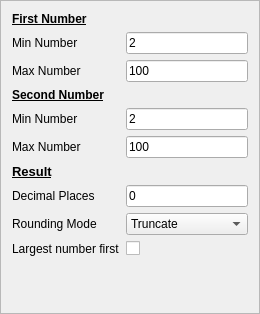
<?xml version="1.0" encoding="UTF-8"?>
<ui version="4.0">
 <class>MultiplicationConfigFrame</class>
 <widget class="QFrame" name="MultiplicationConfigFrame">
  <property name="geometry">
   <rect>
    <x>0</x>
    <y>0</y>
    <width>260</width>
    <height>314</height>
   </rect>
  </property>
  <property name="windowTitle">
   <string notr="true">Frame</string>
  </property>
  <property name="frameShape">
   <enum>QFrame::StyledPanel</enum>
  </property>
  <property name="frameShadow">
   <enum>QFrame::Raised</enum>
  </property>
  <layout class="QHBoxLayout" name="horizontalLayout">
   <item>
    <layout class="QFormLayout" name="formLayout">
     <property name="fieldGrowthPolicy">
      <enum>QFormLayout::AllNonFixedFieldsGrow</enum>
     </property>
     <item row="1" column="0">
      <widget class="QLabel" name="firstNumberLabel">
       <property name="text">
        <string>&lt;!DOCTYPE HTML PUBLIC &quot;-//W3C//DTD HTML 4.0//EN&quot; &quot;http://www.w3.org/TR/REC-html40/strict.dtd&quot;&gt;
&lt;html&gt;&lt;head&gt;&lt;meta name=&quot;qrichtext&quot; content=&quot;1&quot; /&gt;&lt;style type=&quot;text/css&quot;&gt;
p, li { white-space: pre-wrap; }
&lt;/style&gt;&lt;/head&gt;&lt;body style=&quot; font-family:'Sans Serif'; font-size:9pt; font-weight:400; font-style:normal;&quot;&gt;
&lt;p style=&quot; margin-top:0px; margin-bottom:0px; margin-left:0px; margin-right:0px; -qt-block-indent:0; text-indent:0px;&quot;&gt;&lt;span style=&quot; font-weight:600; text-decoration: underline;&quot;&gt;First Number&lt;/span&gt;&lt;/p&gt;&lt;/body&gt;&lt;/html&gt;</string>
       </property>
      </widget>
     </item>
     <item row="2" column="0">
      <widget class="QLabel" name="minNumberLabel">
       <property name="text">
        <string>Min Number</string>
       </property>
      </widget>
     </item>
     <item row="2" column="1">
      <widget class="QLineEdit" name="minNumberLineEdit">
       <property name="minimumSize">
        <size>
         <width>54</width>
         <height>0</height>
        </size>
       </property>
       <property name="toolTip">
        <string>The smallest allowed value for the first number in the multiplication. It must be smaller than (or equal to) the maximum number provided.

This can be negative, and include any number of decimal places. The generated number will have as many digits after the decimal point as the most supplied between the minimum and maximum values.</string>
       </property>
       <property name="inputMethodHints">
        <set>Qt::ImhFormattedNumbersOnly</set>
       </property>
       <property name="text">
        <string notr="true">2</string>
       </property>
      </widget>
     </item>
     <item row="3" column="0">
      <widget class="QLabel" name="maxNumberLabel">
       <property name="text">
        <string>Max Number</string>
       </property>
      </widget>
     </item>
     <item row="3" column="1">
      <widget class="QLineEdit" name="maxNumberLineEdit">
       <property name="minimumSize">
        <size>
         <width>54</width>
         <height>0</height>
        </size>
       </property>
       <property name="toolTip">
        <string>The smallest allowed value for the first number in the multiplication. It must be larger than (or equal to) the minimum number provided.

This can be negative, and include any number of decimal places. The generated number will have as many digits after the decimal point as the most supplied between the minimum and maximum values.</string>
       </property>
       <property name="inputMethodHints">
        <set>Qt::ImhFormattedNumbersOnly</set>
       </property>
       <property name="text">
        <string notr="true">100</string>
       </property>
      </widget>
     </item>
     <item row="4" column="0">
      <widget class="QLabel" name="lastNumberLabel">
       <property name="text">
        <string>&lt;!DOCTYPE HTML PUBLIC &quot;-//W3C//DTD HTML 4.0//EN&quot; &quot;http://www.w3.org/TR/REC-html40/strict.dtd&quot;&gt;
&lt;html&gt;&lt;head&gt;&lt;meta name=&quot;qrichtext&quot; content=&quot;1&quot; /&gt;&lt;style type=&quot;text/css&quot;&gt;
p, li { white-space: pre-wrap; }
&lt;/style&gt;&lt;/head&gt;&lt;body style=&quot; font-family:'Sans Serif'; font-size:9pt; font-weight:400; font-style:normal;&quot;&gt;
&lt;p style=&quot; margin-top:0px; margin-bottom:0px; margin-left:0px; margin-right:0px; -qt-block-indent:0; text-indent:0px;&quot;&gt;&lt;span style=&quot; font-weight:600; text-decoration: underline;&quot;&gt;Second Number&lt;/span&gt;&lt;/p&gt;&lt;/body&gt;&lt;/html&gt;</string>
       </property>
      </widget>
     </item>
     <item row="5" column="0">
      <widget class="QLabel" name="secondMinLabel">
       <property name="text">
        <string>Min Number</string>
       </property>
      </widget>
     </item>
     <item row="5" column="1">
      <widget class="QLineEdit" name="secondMinLineEdit">
       <property name="minimumSize">
        <size>
         <width>54</width>
         <height>0</height>
        </size>
       </property>
       <property name="toolTip">
        <string>The smallest allowed value for the second number in the multiplication. It must be smaller than (or equal to) the maximum number provided.

This can be negative, and include any number of decimal places. The generated number will have as many digits after the decimal point as the most supplied between the minimum and maximum values.</string>
       </property>
       <property name="inputMethodHints">
        <set>Qt::ImhFormattedNumbersOnly</set>
       </property>
       <property name="text">
        <string notr="true">2</string>
       </property>
      </widget>
     </item>
     <item row="6" column="0">
      <widget class="QLabel" name="secondMaxLabel">
       <property name="text">
        <string>Max Number</string>
       </property>
      </widget>
     </item>
     <item row="6" column="1">
      <widget class="QLineEdit" name="secondMaxLineEdit">
       <property name="minimumSize">
        <size>
         <width>54</width>
         <height>0</height>
        </size>
       </property>
       <property name="toolTip">
        <string>The smallest allowed value for the second number in the multiplication. It must be larger than (or equal to) the minimum number provided.

This can be negative, and include any number of decimal places. The generated number will have as many digits after the decimal point as the most supplied between the minimum and maximum values.</string>
       </property>
       <property name="inputMethodHints">
        <set>Qt::ImhFormattedNumbersOnly</set>
       </property>
       <property name="text">
        <string notr="true">100</string>
       </property>
      </widget>
     </item>
     <item row="10" column="0">
      <widget class="QLabel" name="largestNumberFirstLabel">
       <property name="text">
        <string>Largest number first</string>
       </property>
      </widget>
     </item>
     <item row="10" column="1">
      <widget class="QCheckBox" name="largestNumberFirstCheckBox">
       <property name="toolTip">
        <string>If checked, whatever numbers are generated will be presented with the largest number as the first number, and the smallest one as the second number. Otherwise, what ever is generated will be used without modification.</string>
       </property>
      </widget>
     </item>
     <item row="8" column="0">
      <widget class="QLabel" name="decimalPlacesLabel">
       <property name="text">
        <string>Decimal Places</string>
       </property>
      </widget>
     </item>
     <item row="8" column="1">
      <widget class="QLineEdit" name="decimalPlacesLineEdit">
       <property name="toolTip">
        <string>The desired number of digits after the decimal point in the result. If less than that produced by the multiplication, the result will be rounded according to the currently set rounding mode.

Should be 0 or more. The number of digits after the decimal point of the result will be at most the sum of the number of digits after the decimal point of the first and second numbers.</string>
       </property>
       <property name="text">
        <string notr="true">0</string>
       </property>
       <property name="maxLength">
        <number>3</number>
       </property>
      </widget>
     </item>
     <item row="7" column="0">
      <widget class="QLabel" name="resultLabel">
       <property name="text">
        <string>&lt;!DOCTYPE HTML PUBLIC &quot;-//W3C//DTD HTML 4.0//EN&quot; &quot;http://www.w3.org/TR/REC-html40/strict.dtd&quot;&gt;
&lt;html&gt;&lt;head&gt;&lt;meta name=&quot;qrichtext&quot; content=&quot;1&quot; /&gt;&lt;style type=&quot;text/css&quot;&gt;
p, li { white-space: pre-wrap; }
&lt;/style&gt;&lt;/head&gt;&lt;body style=&quot; font-family:'Sans'; font-size:10pt; font-weight:400; font-style:normal;&quot;&gt;
&lt;table style=&quot;-qt-table-type: root; margin-top:4px; margin-bottom:4px; margin-left:4px; margin-right:4px;&quot;&gt;
&lt;tr&gt;
&lt;td style=&quot;border: none;&quot;&gt;
&lt;p style=&quot; margin-top:0px; margin-bottom:0px; margin-left:0px; margin-right:0px; -qt-block-indent:0; text-indent:0px;&quot;&gt;&lt;span style=&quot; font-weight:600; text-decoration: underline;&quot;&gt;Result&lt;/span&gt;&lt;/p&gt;&lt;/td&gt;&lt;/tr&gt;&lt;/table&gt;&lt;/body&gt;&lt;/html&gt;</string>
       </property>
      </widget>
     </item>
     <item row="9" column="0">
      <widget class="QLabel" name="roundingLabel">
       <property name="text">
        <string>Rounding Mode</string>
       </property>
      </widget>
     </item>
     <item row="9" column="1">
      <widget class="QComboBox" name="roundingComboBox">
       <property name="toolTip">
        <string>&lt;!DOCTYPE HTML PUBLIC &quot;-//W3C//DTD HTML 4.0//EN&quot; &quot;http://www.w3.org/TR/REC-html40/strict.dtd&quot;&gt;
&lt;html&gt;&lt;head&gt;&lt;meta name=&quot;qrichtext&quot; content=&quot;1&quot; /&gt;&lt;style type=&quot;text/css&quot;&gt;
p, li { white-space: pre-wrap; }
&lt;/style&gt;&lt;/head&gt;&lt;body style=&quot; font-family:'Sans'; font-size:10pt; font-weight:400; font-style:normal;&quot;&gt;
&lt;p style=&quot; margin-top:0px; margin-bottom:0px; margin-left:0px; margin-right:0px; -qt-block-indent:0; text-indent:0px;&quot;&gt;Method to use when rounding the result to a certain number of digits after the decimal point.&lt;/p&gt;
&lt;p style=&quot;-qt-paragraph-type:empty; margin-top:0px; margin-bottom:0px; margin-left:0px; margin-right:0px; -qt-block-indent:0; text-indent:0px;&quot;&gt;&lt;/p&gt;
&lt;p style=&quot; margin-top:0px; margin-bottom:0px; margin-left:0px; margin-right:0px; -qt-block-indent:0; text-indent:0px;&quot;&gt;&lt;span style=&quot; font-weight:600;&quot;&gt;Truncate&lt;/span&gt;: Simply chops off extra digits.&lt;/p&gt;
&lt;p style=&quot;-qt-paragraph-type:empty; margin-top:0px; margin-bottom:0px; margin-left:0px; margin-right:0px; -qt-block-indent:0; text-indent:0px;&quot;&gt;&lt;/p&gt;
&lt;p style=&quot; margin-top:0px; margin-bottom:0px; margin-left:0px; margin-right:0px; -qt-block-indent:0; text-indent:0px;&quot;&gt;&lt;span style=&quot; font-weight:600;&quot;&gt;Round&lt;/span&gt;: Rounds the number in the standard way before truncating.&lt;/p&gt;&lt;/body&gt;&lt;/html&gt;</string>
       </property>
       <item>
        <property name="text">
         <string>Truncate</string>
        </property>
       </item>
       <item>
        <property name="text">
         <string>Round</string>
        </property>
       </item>
      </widget>
     </item>
    </layout>
   </item>
  </layout>
 </widget>
 <resources/>
 <connections/>
</ui>
